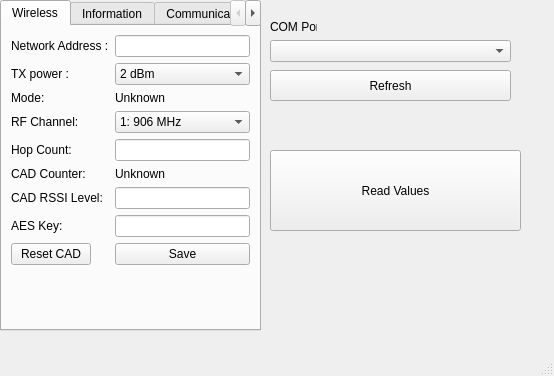
<?xml version="1.0" encoding="UTF-8"?>
<ui version="4.0">
 <class>MainWindow</class>
 <widget class="QMainWindow" name="MainWindow">
  <property name="geometry">
   <rect>
    <x>0</x>
    <y>0</y>
    <width>554</width>
    <height>376</height>
   </rect>
  </property>
  <property name="windowTitle">
   <string>MainWindow</string>
  </property>
  <widget class="QWidget" name="centralwidget">
   <widget class="QTabWidget" name="tabWidget">
    <property name="geometry">
     <rect>
      <x>0</x>
      <y>0</y>
      <width>261</width>
      <height>331</height>
     </rect>
    </property>
    <property name="currentIndex">
     <number>0</number>
    </property>
    <widget class="QWidget" name="NetworkTab">
     <attribute name="title">
      <string>Wireless</string>
     </attribute>
     <layout class="QFormLayout" name="formLayout">
      <item row="1" column="0">
       <widget class="QLabel" name="label">
        <property name="text">
         <string>Network Address :</string>
        </property>
       </widget>
      </item>
      <item row="1" column="1">
       <widget class="QLineEdit" name="lineEdit_NADDR"/>
      </item>
      <item row="2" column="0">
       <widget class="QLabel" name="label_2">
        <property name="text">
         <string>TX power :</string>
        </property>
       </widget>
      </item>
      <item row="2" column="1">
       <widget class="QComboBox" name="comboBox_TXPower">
        <item>
         <property name="text">
          <string>2 dBm</string>
         </property>
        </item>
        <item>
         <property name="text">
          <string>3 dBm</string>
         </property>
        </item>
        <item>
         <property name="text">
          <string>4 dBm</string>
         </property>
        </item>
        <item>
         <property name="text">
          <string>5 dBm</string>
         </property>
        </item>
        <item>
         <property name="text">
          <string>6 dBm</string>
         </property>
        </item>
        <item>
         <property name="text">
          <string>7 dBm</string>
         </property>
        </item>
        <item>
         <property name="text">
          <string>8 dBm</string>
         </property>
        </item>
        <item>
         <property name="text">
          <string>9 dBm</string>
         </property>
        </item>
        <item>
         <property name="text">
          <string>10 dBm</string>
         </property>
        </item>
        <item>
         <property name="text">
          <string>11 dBm</string>
         </property>
        </item>
        <item>
         <property name="text">
          <string>12 dBm</string>
         </property>
        </item>
        <item>
         <property name="text">
          <string>13 dBm</string>
         </property>
        </item>
        <item>
         <property name="text">
          <string>14 dBm</string>
         </property>
        </item>
        <item>
         <property name="text">
          <string>15 dBm</string>
         </property>
        </item>
        <item>
         <property name="text">
          <string>16 dBm</string>
         </property>
        </item>
        <item>
         <property name="text">
          <string>17 dBm</string>
         </property>
        </item>
       </widget>
      </item>
      <item row="3" column="0">
       <widget class="QLabel" name="label_3">
        <property name="text">
         <string>Mode:</string>
        </property>
       </widget>
      </item>
      <item row="3" column="1">
       <widget class="QLabel" name="label_mode">
        <property name="text">
         <string>Unknown</string>
        </property>
       </widget>
      </item>
      <item row="4" column="0">
       <widget class="QLabel" name="label_5">
        <property name="text">
         <string>RF Channel:</string>
        </property>
       </widget>
      </item>
      <item row="4" column="1">
       <widget class="QComboBox" name="comboBox_RFChannel">
        <item>
         <property name="text">
          <string>1: 906 MHz</string>
         </property>
        </item>
        <item>
         <property name="text">
          <string>2: 908 MHz</string>
         </property>
        </item>
        <item>
         <property name="text">
          <string>3: 910 MHz</string>
         </property>
        </item>
        <item>
         <property name="text">
          <string>4: 912 MHz</string>
         </property>
        </item>
        <item>
         <property name="text">
          <string>5: 914 MHz</string>
         </property>
        </item>
        <item>
         <property name="text">
          <string>6: 916 MHz</string>
         </property>
        </item>
        <item>
         <property name="text">
          <string>7: 918 MHz</string>
         </property>
        </item>
        <item>
         <property name="text">
          <string>8: 920 MHz</string>
         </property>
        </item>
        <item>
         <property name="text">
          <string>9: 922 MHz</string>
         </property>
        </item>
        <item>
         <property name="text">
          <string>10: 924 MHz</string>
         </property>
        </item>
       </widget>
      </item>
      <item row="5" column="0">
       <widget class="QLabel" name="label_6">
        <property name="text">
         <string>Hop Count:</string>
        </property>
       </widget>
      </item>
      <item row="5" column="1">
       <widget class="QLineEdit" name="lineEdit_HopCount"/>
      </item>
      <item row="6" column="0">
       <widget class="QLabel" name="label_7">
        <property name="text">
         <string>CAD Counter:</string>
        </property>
       </widget>
      </item>
      <item row="6" column="1">
       <widget class="QLabel" name="label_CADCounter">
        <property name="text">
         <string>Unknown</string>
        </property>
       </widget>
      </item>
      <item row="7" column="0">
       <widget class="QLabel" name="label_8">
        <property name="text">
         <string>CAD RSSI Level:</string>
        </property>
       </widget>
      </item>
      <item row="7" column="1">
       <widget class="QLineEdit" name="lineEdit_RSSILevel"/>
      </item>
      <item row="9" column="1">
       <widget class="QPushButton" name="pushButton_saveWireless">
        <property name="text">
         <string>Save</string>
        </property>
       </widget>
      </item>
      <item row="9" column="0">
       <widget class="QPushButton" name="pushButton_ResetCAD">
        <property name="text">
         <string>Reset CAD</string>
        </property>
       </widget>
      </item>
      <item row="8" column="1">
       <widget class="QLineEdit" name="lineEdit_AES">
        <property name="text">
         <string/>
        </property>
       </widget>
      </item>
      <item row="8" column="0">
       <widget class="QLabel" name="label_9">
        <property name="text">
         <string>AES Key:</string>
        </property>
       </widget>
      </item>
     </layout>
    </widget>
    <widget class="QWidget" name="InfoTab">
     <attribute name="title">
      <string>Information</string>
     </attribute>
     <widget class="QWidget" name="formLayoutWidget">
      <property name="geometry">
       <rect>
        <x>0</x>
        <y>0</y>
        <width>251</width>
        <height>211</height>
       </rect>
      </property>
      <layout class="QFormLayout" name="formLayout_2">
       <item row="0" column="0">
        <widget class="QLabel" name="label_4">
         <property name="text">
          <string>MAC ID:</string>
         </property>
        </widget>
       </item>
       <item row="0" column="1">
        <widget class="QLabel" name="label_MAC">
         <property name="text">
          <string>Unknown</string>
         </property>
        </widget>
       </item>
       <item row="1" column="0">
        <widget class="QLabel" name="label_11">
         <property name="text">
          <string>Network ID:</string>
         </property>
        </widget>
       </item>
       <item row="1" column="1">
        <widget class="QLabel" name="label_NetworkID">
         <property name="text">
          <string>Unknown</string>
         </property>
        </widget>
       </item>
       <item row="2" column="0">
        <widget class="QLabel" name="label_13">
         <property name="text">
          <string>Firmware Version:</string>
         </property>
        </widget>
       </item>
       <item row="3" column="0">
        <widget class="QLabel" name="label_14">
         <property name="text">
          <string>AT Command set:</string>
         </property>
        </widget>
       </item>
       <item row="2" column="1">
        <widget class="QLabel" name="label_FirmwareVersion">
         <property name="text">
          <string>Unknown</string>
         </property>
        </widget>
       </item>
       <item row="3" column="1">
        <widget class="QLabel" name="label_ATVersion">
         <property name="text">
          <string>Unknown</string>
         </property>
        </widget>
       </item>
      </layout>
     </widget>
    </widget>
    <widget class="QWidget" name="CommunicationTab">
     <attribute name="title">
      <string>Communication</string>
     </attribute>
    </widget>
   </widget>
   <widget class="QPushButton" name="pushButton_Read">
    <property name="geometry">
     <rect>
      <x>270</x>
      <y>150</y>
      <width>251</width>
      <height>81</height>
     </rect>
    </property>
    <property name="text">
     <string>Read Values</string>
    </property>
   </widget>
   <widget class="QComboBox" name="comboBox_port">
    <property name="geometry">
     <rect>
      <x>270</x>
      <y>40</y>
      <width>241</width>
      <height>22</height>
     </rect>
    </property>
   </widget>
   <widget class="QLabel" name="label_10">
    <property name="geometry">
     <rect>
      <x>270</x>
      <y>20</y>
      <width>47</width>
      <height>13</height>
     </rect>
    </property>
    <property name="text">
     <string>COM Port</string>
    </property>
   </widget>
   <widget class="QPushButton" name="pushButton_Refresh">
    <property name="geometry">
     <rect>
      <x>270</x>
      <y>70</y>
      <width>241</width>
      <height>31</height>
     </rect>
    </property>
    <property name="text">
     <string>Refresh</string>
    </property>
   </widget>
  </widget>
  <widget class="QMenuBar" name="menubar">
   <property name="geometry">
    <rect>
     <x>0</x>
     <y>0</y>
     <width>554</width>
     <height>21</height>
    </rect>
   </property>
  </widget>
  <widget class="QStatusBar" name="statusbar"/>
 </widget>
 <resources/>
 <connections/>
</ui>
